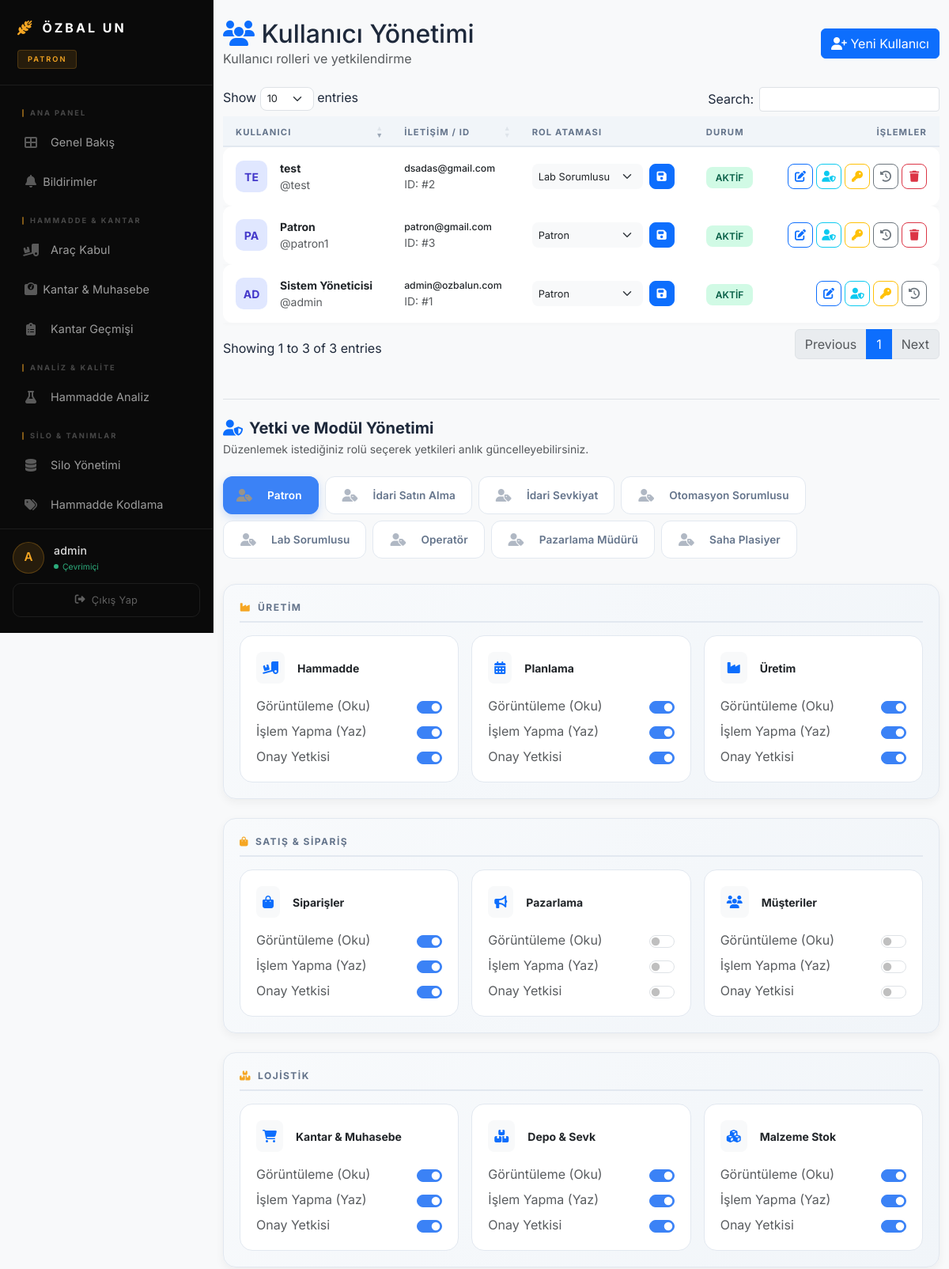
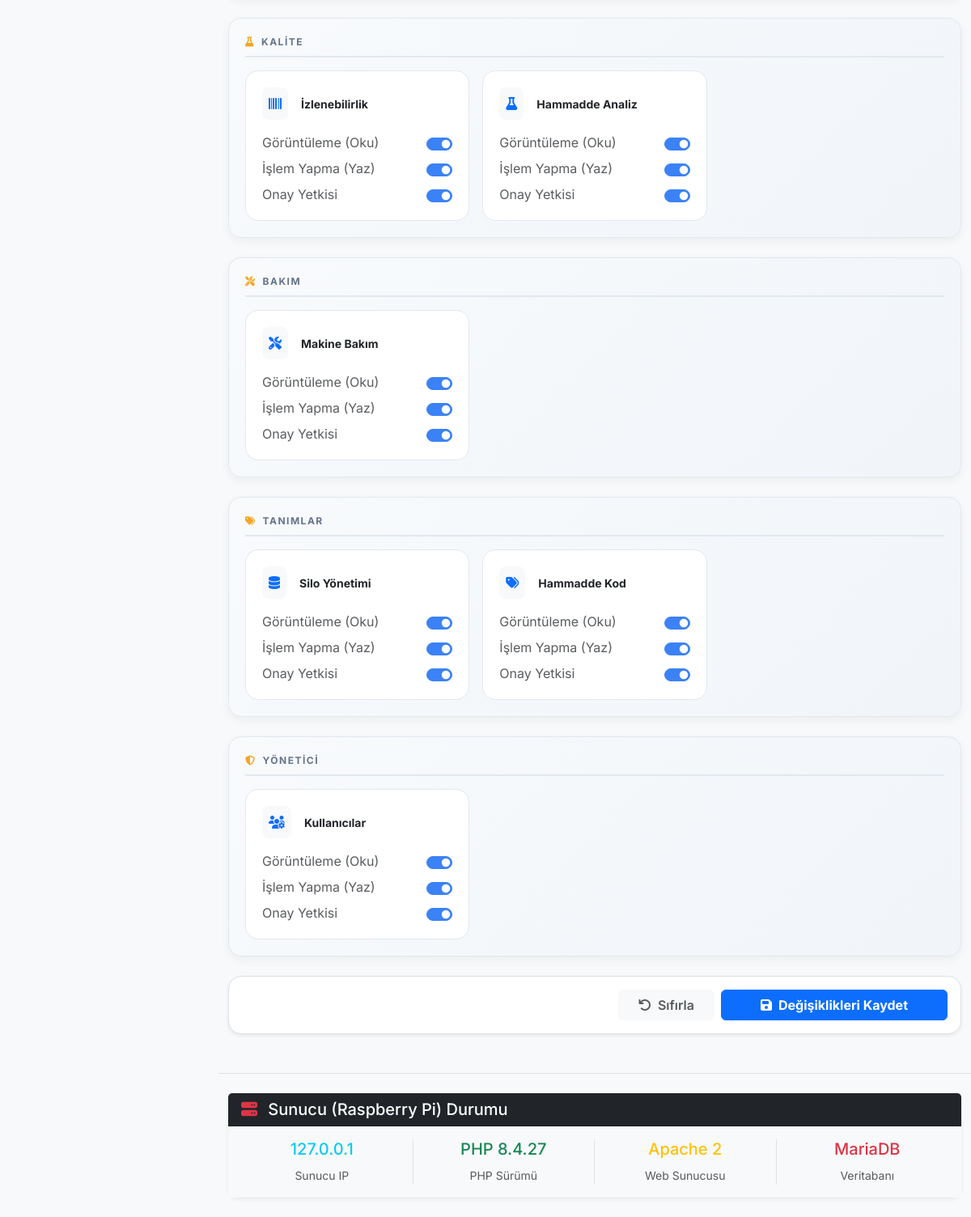
The app's page /kullanici_yonetimi.php (signed in) with its own data (2 pictures, top to bottom).
### tables this page shows
CREATE TABLE `users` (
  `id` int(11) NOT NULL,
  `kadi` varchar(50) NOT NULL,
  `sifre` varchar(255) NOT NULL,
  `yetki` varchar(50) DEFAULT 'personel',
  `tam_ad` varchar(100) DEFAULT NULL,
  `email` varchar(100) DEFAULT NULL,
  `telefon` varchar(20) DEFAULT NULL,
  `rol_id` int(11) DEFAULT NULL,
  `aktif` tinyint(4) DEFAULT 1,
  `olusturma_tarihi` datetime DEFAULT current_timestamp()
);

CREATE TABLE `kullanici_rolleri` (
  `id` int(11) NOT NULL,
  `rol_adi` varchar(50) NOT NULL,
  `aciklama` text DEFAULT NULL,
  `olusturma_tarihi` datetime DEFAULT current_timestamp()
);

CREATE TABLE `modul_yetkileri` (
  `id` int(11) NOT NULL,
  `rol_id` int(11) NOT NULL,
  `modul_adi` varchar(50) NOT NULL,
  `okuma` tinyint(4) DEFAULT 0,
  `yazma` tinyint(4) DEFAULT 0,
  `onaylama` tinyint(4) DEFAULT 0
);

### kullanici_yonetimi.php (the view, shortened to what the rows shown need)
<?php
include("baglan.php");
$kullanicilar = $baglanti->query("SELECT u.*, r.rol_adi
                                  FROM users u
                                  LEFT JOIN kullanici_rolleri r ON u.rol_id = r.id
                                  ORDER BY u.id DESC");
$roller = $baglanti->query("SELECT * FROM kullanici_rolleri ORDER BY id");
?>
<!DOCTYPE html>
<html lang="tr">
<head>
    <link href="https://cdn.jsdelivr.net/npm/bootstrap@5.3.0/dist/css/bootstrap.min.css" rel="stylesheet">
    <link rel="stylesheet" href="https://cdnjs.cloudflare.com/ajax/libs/font-awesome/6.4.0/css/all.min.css">
    <link rel="stylesheet" href="https://cdn.datatables.net/1.13.6/css/dataTables.bootstrap5.min.css">
    <link href="https://cdn.jsdelivr.net/npm/sweetalert2@11.7.3/dist/sweetalert2.min.css" rel="stylesheet">
</head>
<body class="bg-light">
    <div class="container py-4">
        <div class="d-flex justify-content-between align-items-center mb-4">
            <div>
                <h2 class="mb-0"><i class="fas fa-users text-primary"></i> Kullanıcı Yönetimi</h2>
            </div>
        </div>
        <div class="table-responsive">
            <table id="userTable" class="table table-premium align-middle mb-0">
                <thead>
                    <tr>
                        <th>KULLANICI</th>
                        <th>İLETİŞİM / ID</th>
                        <th>ROL ATAMASI</th>
                        <th>DURUM</th>
                        <th class="text-end">İŞLEMLER</th>
                    </tr>
                </thead>
                <tbody>
                    <?php
                    $kullanicilar->data_seek(0);
                    while ($user = $kullanicilar->fetch_assoc()) {
                        $statusClass = $user['aktif'] ? 'badge-soft-success' : 'badge-soft-secondary';
                        $statusText = $user['aktif'] ? 'AKTİF' : 'PASİF';
                        $initials = strtoupper(substr($user['kadi'], 0, 2));
                        ?>
                        <tr>
                            <td>
                                <div class="d-flex align-items-center">
                                    <div class="user-avatar me-3">
                                        <?php echo $initials; ?>
                                    </div>
                                    <div>
                                        <div class="fw-bold text-dark"><?php echo $user['tam_ad'] ?: $user['kadi']; ?></div>
                                        <div class="text-muted smaller">@<?php echo $user['kadi']; ?></div>
                                    </div>
                                </div>
                            </td>
                            <td>
                                <div class="text-dark small fw-medium"><?php echo $user['email'] ?: '-'; ?></div>
                                <div class="text-muted smaller">ID: #<?php echo $user['id']; ?></div>
                            </td>
                            <td>
                                <form method="post" class="d-flex gap-2">
                                    <select name="rol_id" class="form-select form-select-sm border-0 bg-light"
                                        style="width: 140px;">
                                        <?php
                                        $roller->data_seek(0);
                                        while ($rol = $roller->fetch_assoc()) {
                                            $selected = ($user['rol_id'] == $rol['id']) ? 'selected' : '';
                                            echo "<option value='{$rol['id']}' $selected>{$rol['rol_adi']}</option>";
                                        }
                                        ?>
                                    </select>
                                    <button type="submit" name="rol_ata" class="btn btn-sm btn-primary btn-action">
                                        <i class="fas fa-save"></i>
                                    </button>
                                </form>
                            </td>
                            <td>
                                <form method="post">
                                    <button type="submit" name="toggle_aktif" class="border-0 bg-transparent p-0">
                                        <span class="badge-soft <?php echo $statusClass; ?>">
                                            <?php echo $statusText; ?>
                                        </span>
                                    </button>
                                </form>
                            </td>
                            <td class="text-end">
                                <div class="d-flex justify-content-end gap-1">
                                    <button class="btn btn-sm btn-outline-primary btn-action" data-bs-toggle="modal"
                                        data-bs-target="#duzenleModal" data-user-id="<?php echo $user['id']; ?>"
                                        data-user-kadi="<?php echo htmlspecialchars($user['kadi']); ?>"
                                        data-user-name="<?php echo htmlspecialchars($user['tam_ad'] ?? ''); ?>"
                                        data-user-email="<?php echo htmlspecialchars($user['email'] ?? ''); ?>"
                                        data-user-telefon="<?php echo htmlspecialchars($user['telefon'] ?? ''); ?>"
                                        data-user-rol="<?php echo $user['rol_id']; ?>" title="Düzenle">
                                        <i class="fas fa-edit"></i>
                                    </button>
                                    <button class="btn btn-sm btn-outline-info btn-action" data-bs-toggle="modal"
                                        data-bs-target="#bireyselYetkiModal" data-user-id="<?php echo $user['id']; ?>"
                                        data-user-name="<?php echo htmlspecialchars($user['tam_ad'] ?: $user['kadi']); ?>"
                                        data-user-rol="<?php echo htmlspecialchars($user['rol_adi'] ?? ''); ?>"
                                        title="Bireysel Yetki Ayarla">
                                        <i class="fas fa-user-shield"></i>
                                    </button>
                                    <button class="btn btn-sm btn-outline-warning btn-action" data-bs-toggle="modal"
                                        data-bs-target="#sifreDegistirModal" data-user-id="<?php echo $user['id']; ?>"
                                        data-user-name="<?php echo $user['tam_ad'] ?: $user['kadi']; ?>"
                                        title="Şifre Değiştir">
                                        <i class="fas fa-key"></i>
                                    </button>
                                    <button class="btn btn-sm btn-outline-secondary btn-action"
                                        onclick="logGoruntule(<?php echo $user['id']; ?>)" title="Geçmiş">
                                        <i class="fas fa-history"></i>
                                    </button>
                                    <?php
                                    $aktif_user_id = isset($_SESSION['user_id']) ? intval($_SESSION['user_id']) : 0;
                                    if ($user['id'] != 1 && $user['id'] != $aktif_user_id): ?>
                                        <button type="button" class="btn btn-sm btn-outline-danger btn-action" title="Sil"
                                            data-bs-toggle="modal" data-bs-target="#silOnayModal"
                                            data-user-id="<?php echo $user['id']; ?>"
                                            data-user-name="<?php echo $user['tam_ad'] ?: $user['kadi']; ?>">
                                            <i class="fas fa-trash"></i>
                                        </button>
                                    <?php endif; ?>
                                </div>
                            </td>
                        </tr>
                    <?php } ?>
                </tbody>
            </table>
        </div>
        <div class="mt-5 pt-4 border-top">
            <ul class="nav nav-pills nav-pills-custom mb-4" id="roleTabs" role="tablist">
                <?php
                $roller->data_seek(0);
                $first = true;
                while ($rol = $roller->fetch_assoc()) {
                    $activeClass = $first ? 'active' : '';
                    echo "<li class='nav-item' role='presentation'>
                            <button class='nav-link $activeClass' id='tab-{$rol['id']}' data-bs-toggle='pill' data-bs-target='#role-content-{$rol['id']}' type='button' role='tab'>
                                <i class='fas fa-user-tag me-1 opacity-50'></i>{$rol['rol_adi']}
                            </button>
                          </li>";
                    $first = false;
                }
                ?>
            </ul>
            <div class="tab-content" id="roleTabsContent">
                <?php
                $roller->data_seek(0);
                $first = true;
                while ($rol = $roller->fetch_assoc()) {
                    $activeClass = $first ? 'show active' : '';
                    ?>
                    <div class="tab-pane fade <?php echo $activeClass; ?>" id="role-content-<?php echo $rol['id']; ?>"
                        role="tabpanel">
                        <form method="post">
                            <?php
                            foreach ($modul_gruplari as $grup_adi => $grup_detay) {
                                ?>
                                <div class="module-group">
                                    <div class="module-group-title">
                                        <i class="fas <?php echo $grup_detay['ikon']; ?>"></i>
                                        <?php echo $grup_adi; ?>
                                    </div>
                                    <div class="row g-3">
                                        <?php
                                        foreach ($grup_detay['moduller'] as $modul_bilgi) {
                                            $db_adi = $modul_bilgi['db_adi'];
                                            $gorunen_adi = $modul_bilgi['gorunen_adi'];
                                            $ikon = $modul_bilgi['ikon'];
                                            $yetki_sorgu = $baglanti->query("SELECT * FROM modul_yetkileri WHERE rol_id = {$rol['id']} AND modul_adi = '$db_adi'");
                                            $yetki = $yetki_sorgu->fetch_assoc();
                                            ?>
                                            <div class="col-md-6 col-lg-4">
                                                <div class="module-card h-100 mb-0">
                                                    <div class="d-flex align-items-center mb-3">
                                                        <div class="bg-light p-2 rounded-3 me-3 text-primary">
                                                            <i class="fas <?php echo $ikon; ?>"></i>
                                                        </div>
                                                        <div class="fw-bold text-dark small"><?php echo $gorunen_adi; ?></div>
                                                    </div>
                                                    <div class="space-y-2">
                                                        <div
                                                            class="form-check form-switch d-flex justify-content-between align-items-center ps-0 mb-2">
                                                            <label class="form-check-label smaller text-muted">Görüntüleme
                                                                (Oku)</label>
                                                            <input class="form-check-input ms-0" type="checkbox"
                                                                name="yetkiler[<?php echo $db_adi; ?>][okuma]" value="1" <?php echo ($yetki['okuma'] ?? 0) ? 'checked' : ''; ?>>
                                                        </div>
                                                        <div
                                                            class="form-check form-switch d-flex justify-content-between align-items-center ps-0 mb-2">
                                                            <label class="form-check-label smaller text-muted">İşlem Yapma
                                                                (Yaz)</label>
                                                            <input class="form-check-input ms-0" type="checkbox"
                                                                name="yetkiler[<?php echo $db_adi; ?>][yazma]" value="1" <?php echo ($yetki['yazma'] ?? 0) ? 'checked' : ''; ?>>
                                                        </div>
                                                        <div
                                                            class="form-check form-switch d-flex justify-content-between align-items-center ps-0 mb-0">
                                                            <label class="form-check-label smaller text-muted">Onay Yetkisi</label>
                                                            <input class="form-check-input ms-0" type="checkbox"
                                                                name="yetkiler[<?php echo $db_adi; ?>][onaylama]" value="1" <?php echo ($yetki['onaylama'] ?? 0) ? 'checked' : ''; ?>>
                                                        </div>
                                                    </div>
                                                </div>
                                            </div>
                                        <?php } ?>
                                    </div>
                                </div>
                            <?php } ?>
                            <div class="mt-4 p-3 bg-white border rounded-4 d-flex justify-content-end gap-2 shadow-sm">
                                <button type="reset" class="btn btn-light px-4 fw-semibold text-muted">
                                    <i class="fas fa-undo me-2"></i>Sıfırla
                                </button>
                                <button type="submit" class="btn btn-primary px-5 fw-bold">
                                    <i class="fas fa-save me-2"></i>Değişiklikleri Kaydet
                                </button>
                            </div>
                        </form>
                    </div>
                    <?php
                    $first = false;
                }
                ?>
            </div>
        </div>
    </div>
</body>
</html>

### records on screen
users: kadi "PA", tam_ad "Patron", kadi "patron1", email "patron@gmail.com", id "3", aktif "AKTİF"
users: kadi "TE", tam_ad "test", kadi "test", email "dsadas@gmail.com", id "2", aktif "AKTİF"
users: kadi "AD", tam_ad "Sistem Yöneticisi", kadi "admin", email "admin@ozbalun.com", id "1", aktif "AKTİF"
kullanici_rolleri: rol_adi "Patron", grup_adi "ÜRETIM", gorunen_adi "Hammadde", gorunen_adi "Planlama", gorunen_adi "Üretim", grup_adi "SATIŞ & SIPARIŞ", gorunen_adi "Siparişler", gorunen_adi "Pazarlama", gorunen_adi "Müşteriler", grup_adi "LOJISTIK", gorunen_adi "Kantar & Muhasebe", gorunen_adi "Depo & Sevk", gorunen_adi "Malzeme Stok", grup_adi "KALITE", gorunen_adi "İzlenebilirlik", gorunen_adi "Hammadde Analiz", grup_adi "BAKIM", gorunen_adi "Makine Bakım", grup_adi "TANIMLAR", gorunen_adi "Silo Yönetimi", gorunen_adi "Hammadde Kod", grup_adi "YÖNETICI", gorunen_adi "Kullanıcılar"
kullanici_rolleri: rol_adi "İdari Satın Alma"
kullanici_rolleri: rol_adi "İdari Sevkiyat"
kullanici_rolleri: rol_adi "Otomasyon Sorumlusu"
kullanici_rolleri: rol_adi "Lab Sorumlusu"
kullanici_rolleri: rol_adi "Operatör"
kullanici_rolleri: rol_adi "Pazarlama Müdürü"
kullanici_rolleri: rol_adi "Saha Plasiyer"
modul_yetkileri: okuma "☑", yazma "☑", onaylama "☑"
modul_yetkileri: okuma "☑", yazma "☑", onaylama "☑"
modul_yetkileri: okuma "☑", yazma "☑", onaylama "☑"
modul_yetkileri: okuma "☑", yazma "☑", onaylama "☑"
modul_yetkileri: okuma "☑", yazma "☑", onaylama "☑"
modul_yetkileri: okuma "☑", yazma "☑", onaylama "☑"
modul_yetkileri: okuma "☑", yazma "☑", onaylama "☑"
modul_yetkileri: okuma "☑", yazma "☑", onaylama "☑"
modul_yetkileri: okuma "☑", yazma "☑", onaylama "☑"
modul_yetkileri: okuma "☑", yazma "☑", onaylama "☑"
modul_yetkileri: okuma "☑", yazma "☑", onaylama "☑"
modul_yetkileri: okuma "☑", yazma "☑", onaylama "☑"
modul_yetkileri: okuma "☑", yazma "☑", onaylama "☑"

### other values on screen
$rol_adi "PATRON"
substr($_SESSION["kadi"], 0, 1) "A"
$_SESSION["kadi"] "admin"
form field rol_id "Patron"
form field rol_id "Lab Sorumlusu"
